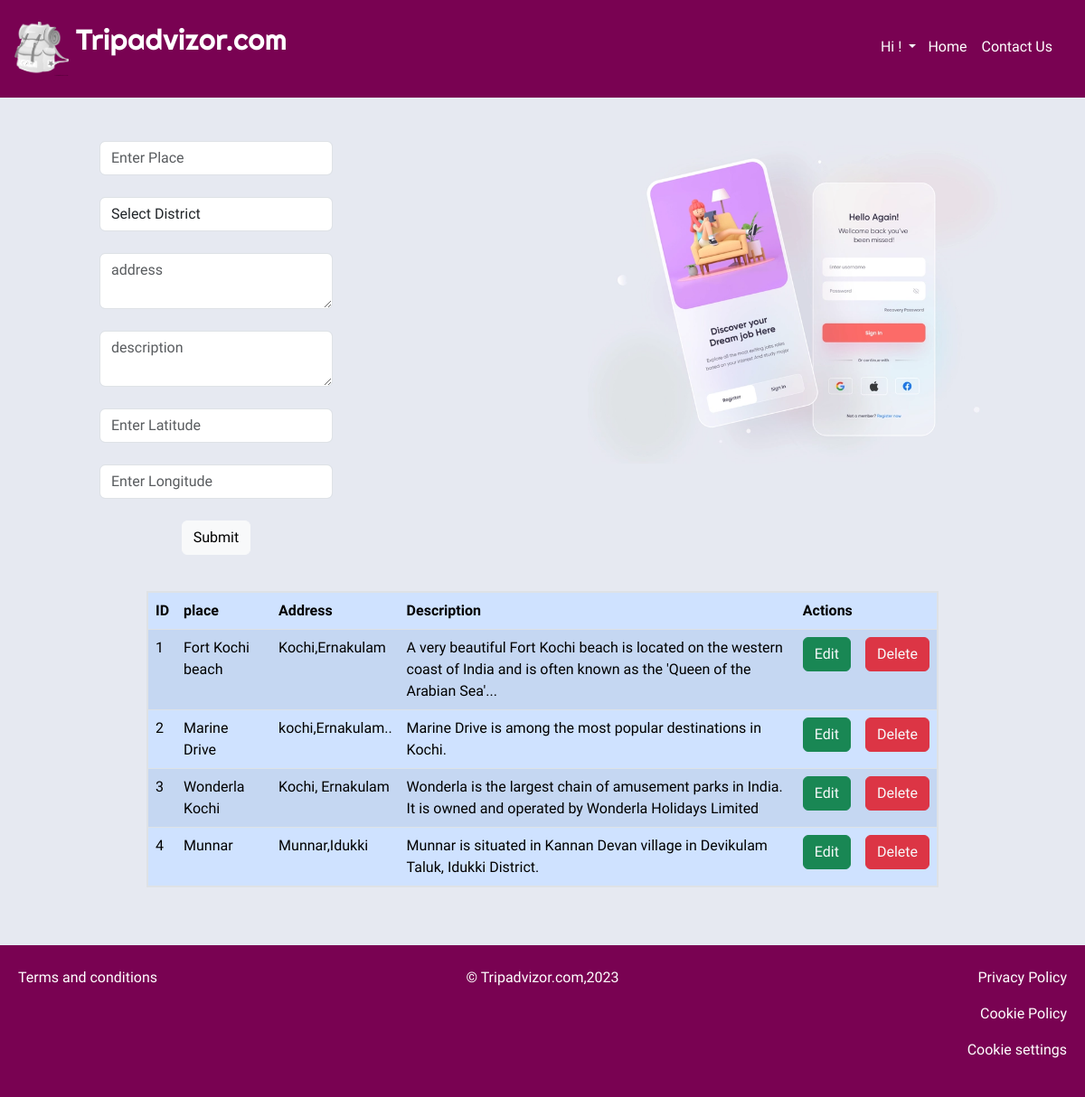
/admin/add_place.php, run on the app's committed database.
### tables this page shows
CREATE TABLE `places` (
  `id` int(11) NOT NULL,
  `place_name` varchar(200) NOT NULL,
  `address` varchar(255) NOT NULL,
  `dist_id` int(11) NOT NULL,
  `description` varchar(255) NOT NULL,
  `latitude` float NOT NULL,
  `longitude` float NOT NULL
);

### admin/add_place.php (the view, shortened to what this page needs)
<?php
require 'connection.php' ;
$email=$_SESSION['email'];
$sql='SELECT * FROM users WHERE email=:email';
$statement=$connection->prepare($sql);
$statement->execute([':email'=>$email]);
$user=$statement->fetch(PDO::FETCH_OBJ);
$sql2='SELECT * FROM places';
$statement=$connection->prepare($sql2);
$statement->execute();
$places=$statement->fetchAll(PDO::FETCH_OBJ);
require '../header.php' ;
?>
 <div class="vh-100 container-fluid d-flex flex-column align-items-between p-0 m-0">
    <div class="header px-3 py-4">
        <div class="namebar d-flex justify-content-between">
        <div class="logo  d-flex gap-2 w-50">
            <img src="../images/logo2.png" alt="" class="img-fluid logo-img">
            <h3 class="text-white fs-2 name">Tripadvizor.com</h3>
        </div>
        <div>
            <nav class="navbar navbar-expand-lg navbar-light">
                <div class="container">
                  <div class="collapse navbar-collapse" id="navbarNav">
                    <ul class="navbar-nav">
                    <button class="btn text-light dropdown-toggle p-1 ms-2" type="button" data-bs-toggle="dropdown" aria-expanded="false">
    				            Hi  <?= $user->first_name; ?> !
  				          </button>
                    <li class="nav-item">
                        <a class="nav-link text-white" href="../admindashboard.php">Home</a>
                      </li>
                      <li class="nav-item">
                        <a class="nav-link text-white" href="#contact">Contact Us</a>
                      </li>
                    </ul>
                  </div>
                </div>
              </nav>
        </div>
    </div>
    </div>
        <div class="content py-5 row m-0 login justify-content-center ">
            <div class="col-12 row align-self-end col-sm-6 ps-5 ">
            <div >
            <form action="" method="POST" class="text-center w-50 text-end ">
            <input type="text" name="place" placeholder="Enter Place" class="form-control  bdr w-100 mb-4">
            <select name="district" id="" class="form-control w-100 mb-4 bdr">
                <option value="" disabled selected>
                    Select District
                </option>
            </select>
            <textarea  name="address" id="" placeholder="address" class="form-control bdr w-100 mb-4"></textarea>
            <textarea  name="description" id="" placeholder="description" class="form-control bdr w-100 mb-4"></textarea>
            <input type="text" name="lat" placeholder="Enter Latitude" class="form-control w-100 bdr mb-4">
            <input type="text" name="long" placeholder="Enter Longitude" class="form-control  bdr w-100 mb-4">
            <input type="submit" name="add_place" value="Submit" class="btn btn-light  mb-4">
            </form>
            </div>
        </div>
            <div class="col-12 col-sm-5">
              <div class="gif">
                <img src="../images/login-bg.jpg" alt="image" class="img-fluid">
              </div>
        </div>
    <div class="mt-3 w-75 mx-auto">
                    <table
                        class="table table-primary table-striped border border-2"
                    >
                        <thead>
                            <tr>
                                <th>ID</th>
                                <th>place</th>
                                <th>Address</th>
                                <th>Description</th>
                                <th colspan="2">Actions</th>
                            </tr>
                        </thead>
                        <tbody>
                            <?php
                            $id=1;
                            foreach( $places as $place):?>
                            <tr>
                                <td><?=$id++;?></td>
                                <td><?=$place->place_name;?></td>
                                <td><?=$place->address;?></td>
                                <td><?=$place->description;?></td>
                                <td>
                                    <a
                                        class="btn btn-success text-light edit"
                                        href="query.php?p_id=<?=$place->id;?>"
                                        >Edit</a
                                    >
                                </td>
                                <td>
                                    <a
                                        class="btn btn-danger text-light edit"
                                        href="add_place.php?id=<?=$place->id;?>"
                                        >Delete</a
                                    >
                                </td>
                                <?php endforeach ?>
                            </tr>
                        </tbody>
                    </table>
                </div>
    </div>
        <div class="footer row px-2 m-0 d-flex  bg w-100 py-4" id="contact">
            <div class="text-start col-12 col-sm-4">
                <p class="text-white  cpwrite">Terms and conditions</p>
            </div>
            <div class="text-start  col-12 col-sm-4">
                <p class="text-white text-center">&copy Tripadvizor.com,2023</p>
            </div>
            <div class="text-start  col-12 col-sm-4">
                <p class="text-white text-end  cpwrite">Privacy Policy</p>
                <p class="text-white text-end  cpwrite">Cookie Policy</p>
                <p class="text-white text-end  cpwrite">Cookie settings</p>
            </div>
        </div>
 </div>
<?php require '../footer.php' ?>

### css/style.css (style rules this page uses)
* { box-sizing: border-box; font-family: "Philosopher", sans-serif; }
h3 { font-family: "Righteous", cursive; }
.header { background-color: #790252; box-sizing: border-box; }
.container-fluid { background: #ffefba; background: -webkit-linear-gradient( to right, #ffffff, #ffefba ); background: linear-gradient( to right, #ffffff, #ffefba ); }
.logo-img { width: 60px; }
a { text-decoration: none; color: #790252; }
.navbar { background-color: #790252; }
.bg { background-color: #790252; }
.login { background-color: #e6e9f1; }
input { border: 2px solid #790252; }

### data on the page
places: place_name "Fort Kochi beach", address "Kochi,Ernakulam", description "A very beautiful Fort Kochi beach is located on the western coast of India and is often known as the 'Queen of the Arabian Sea'..."
places: place_name "Marine Drive", address "kochi,Ernakulam..", description "Marine Drive is among the most popular destinations in Kochi."
places: place_name "Wonderla Kochi", address "Kochi, Ernakulam", description "Wonderla is the largest chain of amusement parks in India. It is owned and operated by Wonderla Holidays Limited"
places: place_name "Munnar", address "Munnar,Idukki", description "Munnar is situated in Kannan Devan village in Devikulam Taluk, Idukki District."
